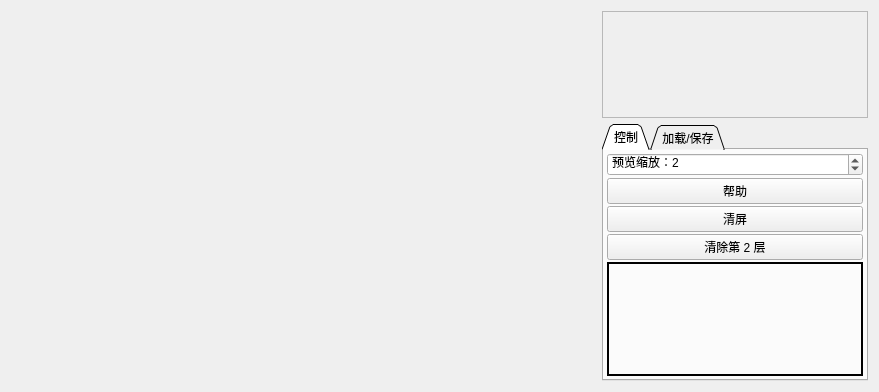
<?xml version="1.0" encoding="UTF-8"?>
<ui version="4.0">
 <class>DispEditor</class>
 <widget class="QWidget" name="DispEditor">
  <property name="geometry">
   <rect>
    <x>0</x>
    <y>0</y>
    <width>879</width>
    <height>392</height>
   </rect>
  </property>
  <property name="windowTitle">
   <string>Form</string>
  </property>
  <layout class="QHBoxLayout" name="horizontalLayout">
   <item>
    <layout class="QVBoxLayout" name="verticalLayout_2">
     <item>
      <widget class="DisplayEdit" name="displayEdit" native="true">
       <property name="sizePolicy">
        <sizepolicy hsizetype="MinimumExpanding" vsizetype="MinimumExpanding">
         <horstretch>1</horstretch>
         <verstretch>0</verstretch>
        </sizepolicy>
       </property>
      </widget>
     </item>
     <item>
      <widget class="QWidget" name="colorWidget" native="true"/>
     </item>
    </layout>
   </item>
   <item>
    <layout class="QVBoxLayout" name="verticalLayout_3">
     <item>
      <widget class="QScrollArea" name="scrollArea">
       <property name="sizePolicy">
        <sizepolicy hsizetype="Minimum" vsizetype="Expanding">
         <horstretch>0</horstretch>
         <verstretch>0</verstretch>
        </sizepolicy>
       </property>
       <property name="widgetResizable">
        <bool>true</bool>
       </property>
       <property name="alignment">
        <set>Qt::AlignCenter</set>
       </property>
       <widget class="QWidget" name="scrollAreaWidgetContents">
        <property name="geometry">
         <rect>
          <x>0</x>
          <y>0</y>
          <width>264</width>
          <height>101</height>
         </rect>
        </property>
        <layout class="QHBoxLayout" name="horizontalLayout_2">
         <property name="spacing">
          <number>0</number>
         </property>
         <property name="leftMargin">
          <number>0</number>
         </property>
         <property name="topMargin">
          <number>0</number>
         </property>
         <property name="rightMargin">
          <number>0</number>
         </property>
         <property name="bottomMargin">
          <number>0</number>
         </property>
         <item>
          <widget class="ImageWidgetDisp" name="imageWidget" native="true">
           <property name="maximumSize">
            <size>
             <width>256</width>
             <height>256</height>
            </size>
           </property>
          </widget>
         </item>
        </layout>
       </widget>
      </widget>
     </item>
     <item>
      <widget class="QTabWidget" name="tabWidget">
       <property name="sizePolicy">
        <sizepolicy hsizetype="Minimum" vsizetype="Expanding">
         <horstretch>0</horstretch>
         <verstretch>0</verstretch>
        </sizepolicy>
       </property>
       <property name="tabShape">
        <enum>QTabWidget::Triangular</enum>
       </property>
       <property name="currentIndex">
        <number>0</number>
       </property>
       <widget class="QWidget" name="tab">
        <attribute name="title">
         <string>控制</string>
        </attribute>
        <layout class="QVBoxLayout" name="verticalLayout">
         <property name="spacing">
          <number>2</number>
         </property>
         <property name="leftMargin">
          <number>3</number>
         </property>
         <property name="topMargin">
          <number>3</number>
         </property>
         <property name="rightMargin">
          <number>3</number>
         </property>
         <property name="bottomMargin">
          <number>3</number>
         </property>
         <item>
          <widget class="QSpinBox" name="imgScaleBox">
           <property name="prefix">
            <string>预览缩放：</string>
           </property>
           <property name="minimum">
            <number>1</number>
           </property>
           <property name="maximum">
            <number>10</number>
           </property>
           <property name="value">
            <number>2</number>
           </property>
          </widget>
         </item>
         <item>
          <widget class="QPushButton" name="helpButton">
           <property name="toolTip">
            <string>显示指令</string>
           </property>
           <property name="text">
            <string>帮助</string>
           </property>
          </widget>
         </item>
         <item>
          <widget class="QPushButton" name="clearButton">
           <property name="text">
            <string>清屏</string>
           </property>
          </widget>
         </item>
         <item>
          <widget class="QPushButton" name="clearLayer2Button">
           <property name="text">
            <string>清除第 2 层</string>
           </property>
          </widget>
         </item>
         <item>
          <widget class="QLabel" name="ColorNowLabel">
           <property name="sizePolicy">
            <sizepolicy hsizetype="Minimum" vsizetype="MinimumExpanding">
             <horstretch>0</horstretch>
             <verstretch>0</verstretch>
            </sizepolicy>
           </property>
           <property name="minimumSize">
            <size>
             <width>256</width>
             <height>20</height>
            </size>
           </property>
           <property name="frameShape">
            <enum>QFrame::Box</enum>
           </property>
           <property name="frameShadow">
            <enum>QFrame::Plain</enum>
           </property>
           <property name="lineWidth">
            <number>2</number>
           </property>
           <property name="text">
            <string/>
           </property>
           <property name="scaledContents">
            <bool>true</bool>
           </property>
          </widget>
         </item>
        </layout>
       </widget>
       <widget class="QWidget" name="tab_2">
        <attribute name="title">
         <string>加载/保存</string>
        </attribute>
        <layout class="QGridLayout" name="gridLayout">
         <property name="leftMargin">
          <number>3</number>
         </property>
         <property name="topMargin">
          <number>3</number>
         </property>
         <property name="rightMargin">
          <number>3</number>
         </property>
         <property name="bottomMargin">
          <number>3</number>
         </property>
         <property name="spacing">
          <number>2</number>
         </property>
         <item row="1" column="0">
          <widget class="QPushButton" name="saveCButton">
           <property name="text">
            <string>导出 Bin</string>
           </property>
          </widget>
         </item>
         <item row="3" column="0" colspan="2">
          <widget class="QDoubleSpinBox" name="loadScaleSpinBox">
           <property name="toolTip">
            <string>加载图像时缩放颜色。当加载的图像过暗或过亮时很有用。</string>
           </property>
           <property name="prefix">
            <string>加载颜色缩放：</string>
           </property>
           <property name="singleStep">
            <double>0.010000000000000</double>
           </property>
           <property name="value">
            <double>1.000000000000000</double>
           </property>
          </widget>
         </item>
         <item row="2" column="1">
          <widget class="QPushButton" name="loadPngButton">
           <property name="toolTip">
            <string/>
           </property>
           <property name="text">
            <string>加载图像</string>
           </property>
          </widget>
         </item>
         <item row="2" column="0">
          <widget class="QPushButton" name="savePngButton">
           <property name="toolTip">
            <string>将上方图像保存为 PNG 文件。</string>
           </property>
           <property name="text">
            <string>保存 PNG</string>
           </property>
          </widget>
         </item>
         <item row="5" column="0" colspan="2">
          <widget class="QCheckBox" name="antialiasBox">
           <property name="text">
            <string>加载时抗锯齿</string>
           </property>
           <property name="checked">
            <bool>true</bool>
           </property>
          </widget>
         </item>
         <item row="6" column="0" colspan="2">
          <widget class="QCheckBox" name="showLayer2Box">
           <property name="toolTip">
            <string/>
           </property>
           <property name="text">
            <string>显示第 2 层</string>
           </property>
           <property name="checked">
            <bool>true</bool>
           </property>
          </widget>
         </item>
         <item row="0" column="1">
          <widget class="QComboBox" name="formatBox">
           <item>
            <property name="text">
             <string>索引 2</string>
            </property>
           </item>
           <item>
            <property name="text">
             <string>索引 4</string>
            </property>
           </item>
           <item>
            <property name="text">
             <string>索引 16</string>
            </property>
           </item>
           <item>
            <property name="text">
             <string>RGB332</string>
            </property>
           </item>
           <item>
            <property name="text">
             <string>RGB565</string>
            </property>
           </item>
           <item>
            <property name="text">
             <string>RGB888</string>
            </property>
           </item>
          </widget>
         </item>
         <item row="1" column="1">
          <widget class="QPushButton" name="loadCButton">
           <property name="text">
            <string>导入 Bin</string>
           </property>
          </widget>
         </item>
         <item row="4" column="0" colspan="2">
          <widget class="QCheckBox" name="ditherBox">
           <property name="text">
            <string>加载时抖动</string>
           </property>
           <property name="checked">
            <bool>true</bool>
           </property>
          </widget>
         </item>
         <item row="0" column="0">
          <widget class="QLabel" name="label">
           <property name="sizePolicy">
            <sizepolicy hsizetype="Minimum" vsizetype="Preferred">
             <horstretch>0</horstretch>
             <verstretch>0</verstretch>
            </sizepolicy>
           </property>
           <property name="text">
            <string>格式</string>
           </property>
          </widget>
         </item>
         <item row="7" column="0">
          <spacer name="verticalSpacer">
           <property name="orientation">
            <enum>Qt::Vertical</enum>
           </property>
           <property name="sizeHint" stdset="0">
            <size>
             <width>20</width>
             <height>40</height>
            </size>
           </property>
          </spacer>
         </item>
        </layout>
       </widget>
      </widget>
     </item>
    </layout>
   </item>
  </layout>
 </widget>
 <customwidgets>
  <customwidget>
   <class>DisplayEdit</class>
   <extends>QWidget</extends>
   <header>display_tool/displayedit.h</header>
   <container>1</container>
  </customwidget>
  <customwidget>
   <class>ImageWidgetDisp</class>
   <extends>QWidget</extends>
   <header>display_tool/imagewidgetdisp.h</header>
   <container>1</container>
  </customwidget>
 </customwidgets>
 <resources/>
 <connections/>
</ui>
